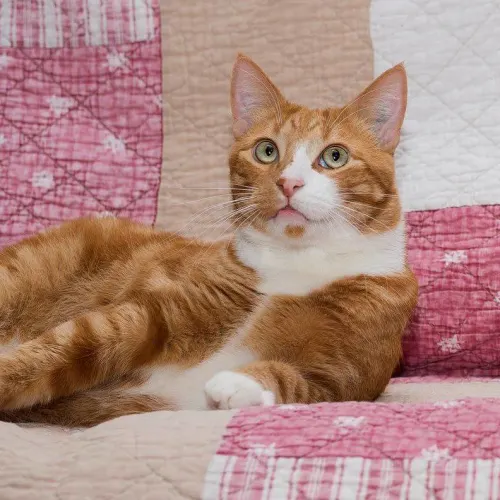
#> input picture cat.jpg, 500 x 500 px
$ python alter_particular_blur_area_cv2.py
#> lines starting #> are read from the running program, lines starting #| are printed output that depends on the picture
import cv2
import numpy as np

img = cv2.imread("cat.jpg")
#> img is the input picture: shape (500, 500, 3); mean B, G, R 127.3, 135.7, 174.1
blurred_img = cv2.blur(img,(10,10))
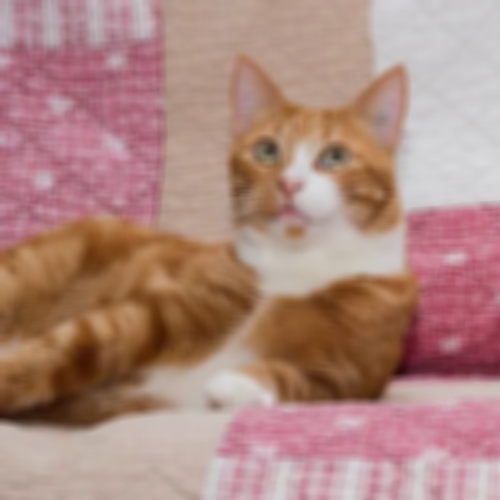
#> blurred_img: shape (500, 500, 3); mean B, G, R 127.2, 135.7, 174.1

mask = np.zeros((500, 500,3), dtype=np.uint8)
mask = cv2.circle(mask, (310,200), 150,(255, 255, 255), -1)

out = np.where(mask==np.array([255, 255, 255]), blurred_img, img)
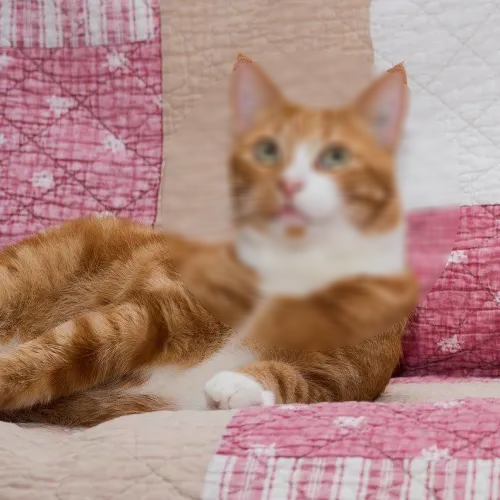
#> out: shape (500, 500, 3); mean B, G, R 127.3, 135.7, 174.1

cv2.imshow("./out.png", out)

#print(blurred_img)

$ run again, with dog.jpg copied over cat.jpg
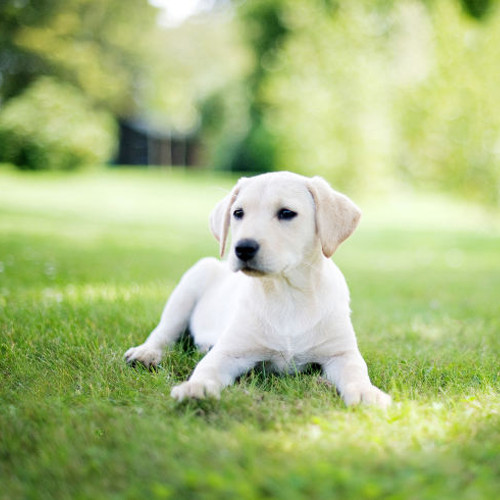
#> input picture dog.jpg, 500 x 500 px
#> img is the input picture: shape (500, 500, 3); mean B, G, R 126.6, 187.8, 169.2
#> `blurred_img = cv2.blur(img,(10,10))`:
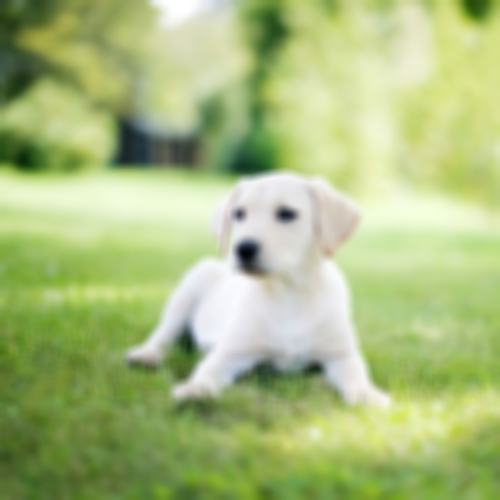
#> blurred_img: shape (500, 500, 3); mean B, G, R 126.6, 187.7, 169.2
